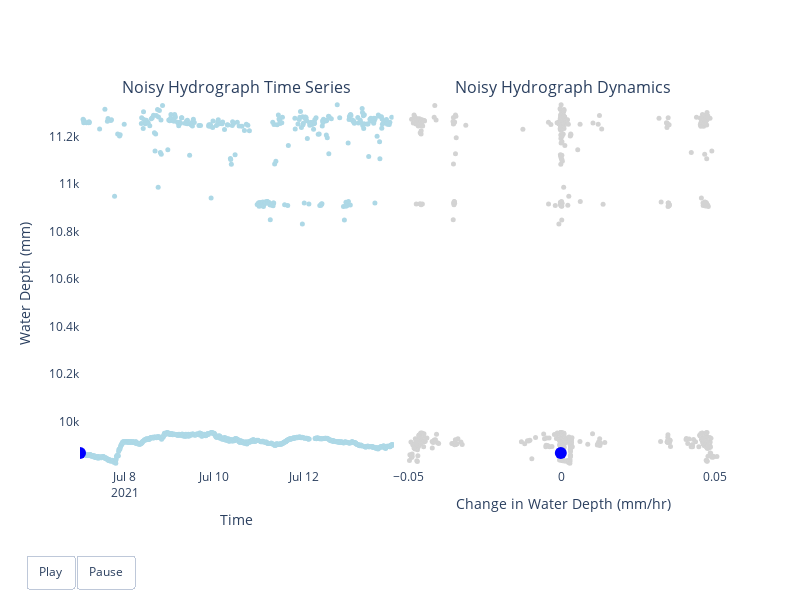

The code cell stored with this chart in its notebook:
### Code cell
times = subset2["date"]
values = subset2["Value"]
diffs = subset2["mean diff"]

# Create subplots
fig = make_subplots(rows=1, cols=2, shared_yaxes=True, subplot_titles=("Noisy Hydrograph Time Series", "Noisy Hydrograph Dynamics"), horizontal_spacing=0.02)

# Add background data points
fig.add_trace(
    go.Scatter(x=times, y=values, mode='markers', marker=dict(color='lightblue', size=5)),
    row=1, col=1
)

# Add histogram to the second subplot
fig.add_trace(
    go.Scatter(x=diffs, y=values, mode='markers', marker=dict(color='lightgray', size=5)),
    row=1, col=2
)

fig.add_trace(
    go.Scatter(x=[times[0]], y=[values[0]], mode='markers', marker=dict(color='blue', size=12)),
    row=1, col=1
)

fig.add_trace(
    go.Scatter(x=[diffs[0]], y=[values[0]], mode='markers', marker=dict(color='blue', size=12)),
    row=1, col=2
)

# Create frames for the animation in the first subplot
frames = [
    go.Frame(
        data=[
            go.Scatter(x=[times[k]], y=[values[k]], mode='markers', marker=dict(color="blue", size=12)),  # Update for first subplot
            go.Scatter(x=[diffs[k]], y=[values[k]], mode='markers', marker=dict(color="blue", size=12))   # Update for second subplot
        ],
        traces=[2, 3], 
    )
    for k in range(len(times))
]

fig.frames = frames


fig.update_layout(
    height=600,
    width=800,
    showlegend=False,
    yaxis_title="Water Depth (mm)",
    xaxis_title="Time",  # Setting x-axis label for the first subplot
    xaxis2_title="Change in Water Depth (mm/hr)",  # Setting x-axis label for the second subplot
    xaxis_showgrid=False,  # Remove gridlines for x-axis of the first subplot
    xaxis2_showgrid=False,  # Remove gridlines for x-axis of the second subplot
    yaxis_showgrid=False,  # Remove gridlines for y-axis (shared by both subplots)
    plot_bgcolor='white',  # Set plot background color to white
    paper_bgcolor='white',
    yaxis_range=[min(values)-20, max(values)+20],  # Fixing the y-axis range
    xaxis_range=[min(times), max(times)],  # Fixing the x-axis range for subplot 1
    xaxis2_range=[min(diffs)-0.001, max(diffs)+0.001],  #
)

# Add play and pause buttons
fig.update_layout(
    updatemenus=[
        {
            'buttons': [
                {'args': [None, {'frame': {'duration': 50, 'redraw': True}, 'fromcurrent': True, 'transition': {'duration': 25, 'easing': 'cubic-in-out'}}], 'label': 'Play', 'method': 'animate'},
                {'args': [[None], {'frame': {'duration': 0, 'redraw': True}, 'mode': 'immediate', 'transition': {'duration': 0}}], 'label': 'Pause', 'method': 'animate'}
            ],
            'direction': 'left',
            'pad': {'r': 10, 't': 87},
            'showactive': False,
            'type': 'buttons',
            'x': 0.1,
            'xanchor': 'right',
            'y': 0,
            'yanchor': 'top'
        }
    ]
)

# Show the figure
fig.show()
fig.write_html('noisy_data_animation.html', include_plotlyjs=True)

### Figure 1 — Plotly figure (JSON) as saved in the notebook; plotly's stock layout.template omitted (floating-point values rounded to 4 significant figures; data arrays with more than 128 entries replaced by an {"elided": "..."} marker saying what was removed)
{"data": [{"marker": {"color": "lightblue", "size": 5}, "mode": "markers", "type": "scatter", "x": {"elided": "1008 str values"}, "xaxis": "x", "y": {"elided": "1008 int values"}, "yaxis": "y"}, {"marker": {"color": "lightgray", "size": 5}, "mode": "markers", "type": "scatter", "x": {"elided": "1008 float values"}, "xaxis": "x2", "y": {"elided": "1008 int values"}, "yaxis": "y2"}, {"marker": {"color": "blue", "size": 12}, "mode": "markers", "type": "scatter", "x": ["2021-07-07T00:02:00+00:00"], "xaxis": "x", "y": [9868], "yaxis": "y"}, {"marker": {"color": "blue", "size": 12}, "mode": "markers", "type": "scatter", "x": [-0.0003819], "xaxis": "x2", "y": [9868], "yaxis": "y2"}], "layout": {"annotations": [{"font": {"size": 16}, "showarrow": false, "text": "Noisy Hydrograph Time Series", "x": 0.245, "xanchor": "center", "xref": "paper", "y": 1, "yanchor": "bottom", "yref": "paper"}, {"font": {"size": 16}, "showarrow": false, "text": "Noisy Hydrograph Dynamics", "x": 0.755, "xanchor": "center", "xref": "paper", "y": 1, "yanchor": "bottom", "yref": "paper"}], "height": 600, "paper_bgcolor": "white", "plot_bgcolor": "white", "showlegend": false, "updatemenus": [{"buttons": [{"args": [null, {"frame": {"duration": 50, "redraw": true}, "fromcurrent": true, "transition": {"duration": 25, "easing": "cubic-in-out"}}], "label": "Play", "method": "animate"}, {"args": [[null], {"frame": {"duration": 0, "redraw": true}, "mode": "immediate", "transition": {"duration": 0}}], "label": "Pause", "method": "animate"}], "direction": "left", "pad": {"r": 10, "t": 87}, "showactive": false, "type": "buttons", "x": 0.1, "xanchor": "right", "y": 0, "yanchor": "top"}], "width": 800, "xaxis": {"anchor": "y", "domain": [0, 0.49], "range": ["2021-07-07T00:02:00+00:00", "2021-07-13T23:52:00+00:00"], "showgrid": false, "title": {"text": "Time"}}, "xaxis2": {"anchor": "y2", "domain": [0.51, 1], "range": [-0.05072, 0.05152], "showgrid": false, "title": {"text": "Change in Water Depth (mm/hr)"}}, "yaxis": {"anchor": "x", "domain": [0, 1], "range": [9805, 11355], "showgrid": false, "title": {"text": "Water Depth (mm)"}}, "yaxis2": {"anchor": "x2", "domain": [0, 1], "matches": "y", "showticklabels": false}}}
